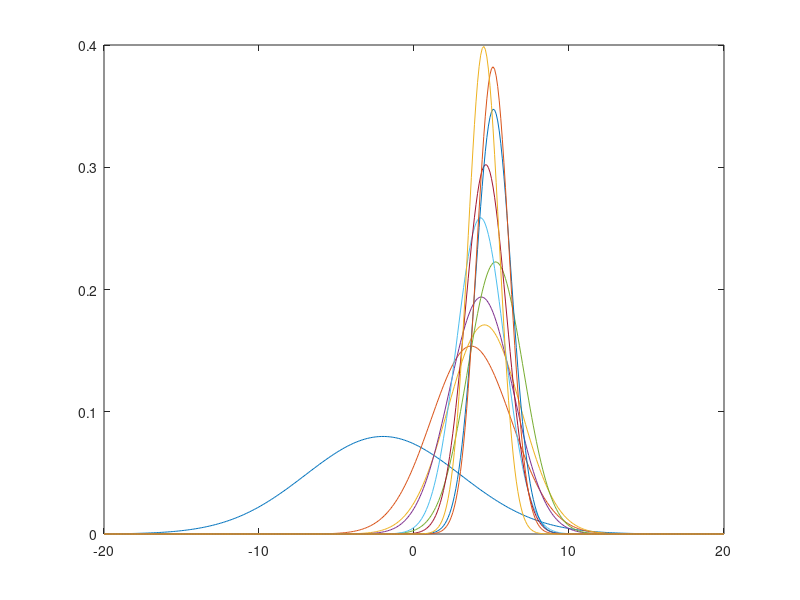

Recreate this plot in MATLAB. (Note: this script raises an error after producing the figure.)
% Kalman Filter in 1D for a time-dependent linear inverse problem.
% Jonas Latz, M.Sc.
% Lehrstuhl f?r Numerische Mathematik
% Fakult?t f?r Mathematik
% Technische Universit?t M?nchen
% jonas.latz@tum.de
% 2017 - 

% Time steps
n = 1;
t = n*10;

% Linear forward operator
G = fliplr((1:1:t)/(t+1));
G = diag(G);

%Likelihood is centred Gaussian with Variance = gamma2.
gamma2 = 0.1;

% Generate Data
true = 4;  %true value = 2.
x_true = true*ones(t,1);
data = G*x_true + normrnd(0,sqrt(gamma2),t,1);

% The intermediate distributions are Gaussian and can thus be
% represented by their mean and variances.
mu = zeros(t,1);
sigma = zeros(t,1);

% Prior:
mu(1) = -2;
sigma(1) = 25;


% Plot the intermediate distributions.
x = -20:0.1:20;
y = zeros(t,size(x,2));

y(1,:) = normpdf(x, mu(1), sqrt(sigma(1)));
figure(2)
plot(x,y(1,:));
hold on;
for i = 2:t
    mu(i) = (mu(i-1)/sigma(i-1) + (data(i)/G(i,i))/(gamma2/G(i,i)^2))/(1/sigma(i-1) + (G(i,i)^2)/gamma2);
    sigma(i) = (1/sigma(i-1) + G(i,i)^2/gamma2);
    y(i,:) = normpdf(x, mu(i), sqrt(sigma(i)));
    if mod(i,n)== 0
        plot(x,y(i,:)); %Plot only 10 intermediate distributions.
    end
end
plot(true*ones(1,size(0:0.01:0.5)),0:0.01:0.5);
legend('1','2','3','4','5','6','7','8','9','10','u=2');

hold off;





